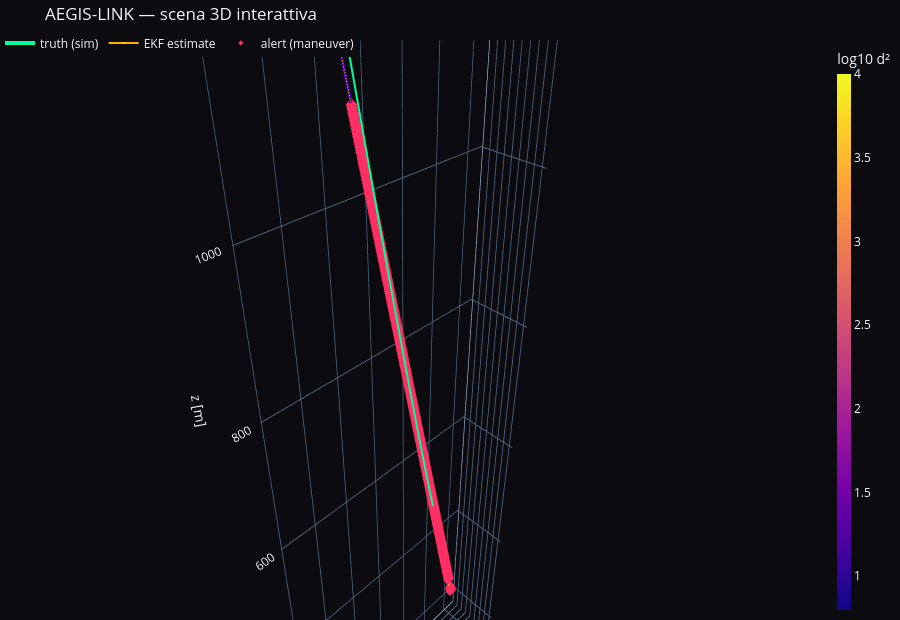

The notebook cell this image was saved under:
### Markdown cell above
## 11. 🌐 Scena 3D interattiva (Plotly)

Plot 3D che puoi **ruotare, zoomare e ispezionare** col mouse, direttamente nel notebook.
Renderizza in WebGL nel browser → la GPU integrata Iris Xe se la cava benissimo.
Il colore della traiettoria stimata è proporzionale all'incertezza posizionale $\sqrt{\mathrm{tr}(P_{xyz})}$.

### Code cell
import plotly.graph_objects as go

# sotto-campiono se troppi punti (UI fluida anche con 30k+ sample)
MAX_PTS = 4000
step    = max(1, len(df) // MAX_PTS)
d       = df.iloc[::step].reset_index(drop=True)

# colore = d^2 in scala log (clippato per leggibilità)
color_d2 = np.log10(np.clip(d.d2.values, 1e-2, 1e4))

fig = go.Figure()

# truth (verde)
fig.add_trace(go.Scatter3d(
    x=d.px, y=d.py, z=d.pz, mode="lines",
    line=dict(color="#00ff9a", width=4),
    name="truth (sim)",
    hovertemplate="t=%{customdata:.2f}s<br>x=%{x:.2f} y=%{y:.2f} z=%{z:.2f}<extra>truth</extra>",
    customdata=d.t_s,
))

# estimate (colorato in base a d^2)
fig.add_trace(go.Scatter3d(
    x=d.ex, y=d.ey, z=d.ez, mode="lines+markers",
    marker=dict(size=2, color=color_d2, colorscale="Plasma",
                colorbar=dict(title="log10 d²", thickness=14)),
    line=dict(color="#ffb000", width=2),
    name="EKF estimate",
    hovertemplate=("t=%{customdata[0]:.2f}s<br>"
                   "|err|=%{customdata[1]:.3f} m<br>"
                   "d²=%{customdata[2]:.2f}"
                   "<extra>EKF</extra>"),
    customdata=np.stack([d.t_s, d.err_norm, d.d2], axis=-1),
))

# alert (puntini rossi)
al = d[d.maneuver == 1]
if len(al):
    fig.add_trace(go.Scatter3d(
        x=al.ex, y=al.ey, z=al.ez, mode="markers",
        marker=dict(size=4, color="#ff2e63", symbol="diamond"),
        name="alert (maneuver)",
    ))

fig.update_layout(
    title="AEGIS-LINK — scena 3D interattiva",
    template="plotly_dark",
    paper_bgcolor="#0b0b10",
    scene=dict(
        xaxis=dict(title="x [m]", backgroundcolor="#0b0b10"),
        yaxis=dict(title="y [m]", backgroundcolor="#0b0b10"),
        zaxis=dict(title="z [m]", backgroundcolor="#0b0b10"),
        aspectmode="data",
    ),
    legend=dict(orientation="h", y=1.02, x=0),
    margin=dict(l=0, r=0, t=40, b=0),
    height=620,
)
fig.show()

### Figure 1 — Plotly figure (JSON) as saved in the notebook; plotly's stock layout.template omitted (floating-point values rounded to 4 significant figures; data arrays with more than 128 entries replaced by an {"elided": "..."} marker saying what was removed)
{"data": [{"customdata": {"elided": "508 float values"}, "hovertemplate": "t=%{customdata:.2f}s<br>x=%{x:.2f} y=%{y:.2f} z=%{z:.2f}<extra>truth</extra>", "line": {"color": "#00ff9a", "width": 4}, "mode": "lines", "name": "truth (sim)", "type": "scatter3d", "x": {"elided": "508 float values"}, "y": {"elided": "508 float values"}, "z": {"elided": "508 float values"}}, {"customdata": {"elided": "508x3 float values"}, "hovertemplate": "t=%{customdata[0]:.2f}s<br>|err|=%{customdata[1]:.3f} m<br>d²=%{customdata[2]:.2f}<extra>EKF</extra>", "line": {"color": "#ffb000", "width": 2}, "marker": {"color": {"elided": "508 float values"}, "colorbar": {"thickness": 14, "title": {"text": "log10 d²"}}, "colorscale": [[0.0, "#0d0887"], [0.1111, "#46039f"], [0.2222, "#7201a8"], [0.3333, "#9c179e"], [0.4444, "#bd3786"], [0.5556, "#d8576b"], [0.6667, "#ed7953"], [0.7778, "#fb9f3a"], [0.8889, "#fdca26"], [1.0, "#f0f921"]], "size": 2}, "mode": "lines+markers", "name": "EKF estimate", "type": "scatter3d", "x": {"elided": "508 float values"}, "y": {"elided": "508 float values"}, "z": {"elided": "508 float values"}}, {"marker": {"color": "#ff2e63", "size": 4, "symbol": "diamond"}, "mode": "markers", "name": "alert (maneuver)", "type": "scatter3d", "x": {"elided": "356 float values"}, "y": {"elided": "356 float values"}, "z": {"elided": "356 float values"}}], "layout": {"height": 620, "legend": {"orientation": "h", "x": 0, "y": 1.02}, "margin": {"b": 0, "l": 0, "r": 0, "t": 40}, "paper_bgcolor": "#0b0b10", "scene": {"aspectmode": "data", "xaxis": {"backgroundcolor": "#0b0b10", "title": {"text": "x [m]"}}, "yaxis": {"backgroundcolor": "#0b0b10", "title": {"text": "y [m]"}}, "zaxis": {"backgroundcolor": "#0b0b10", "title": {"text": "z [m]"}}}, "title": {"text": "AEGIS-LINK — scena 3D interattiva"}}}
